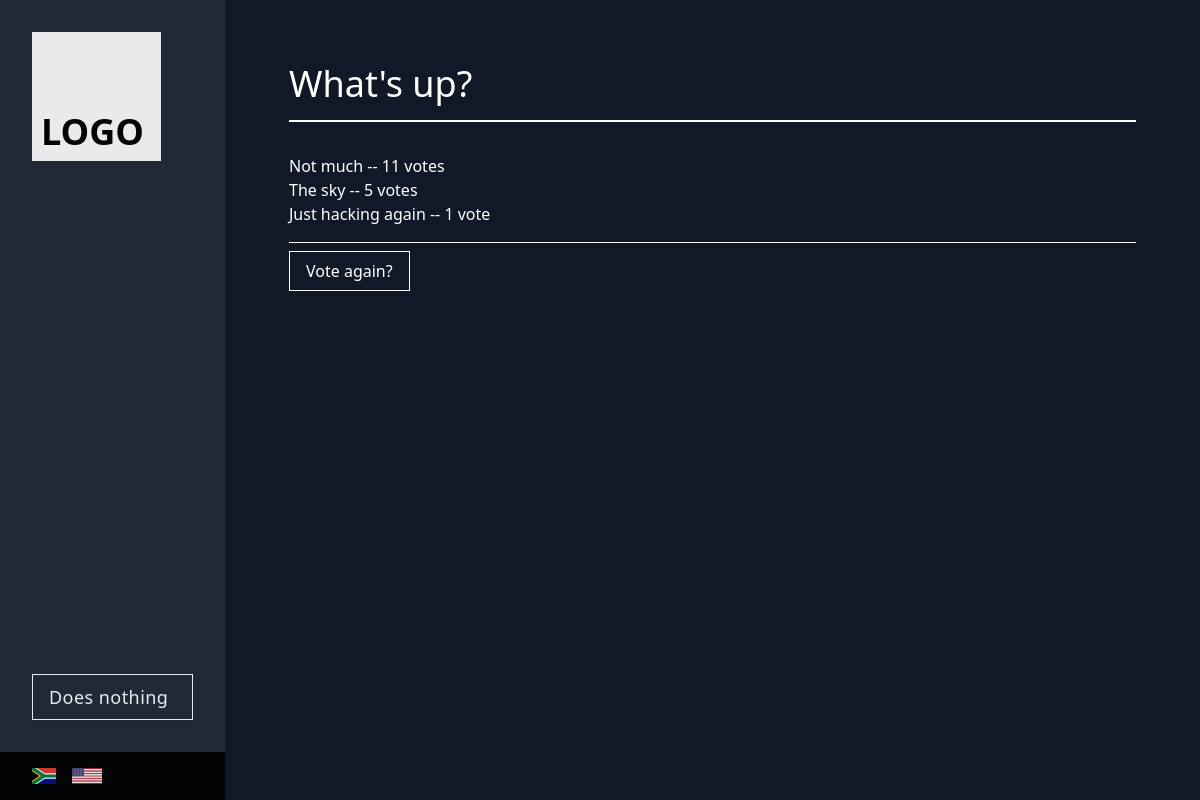
/1/results/, run on an earlier commit of the app's database.
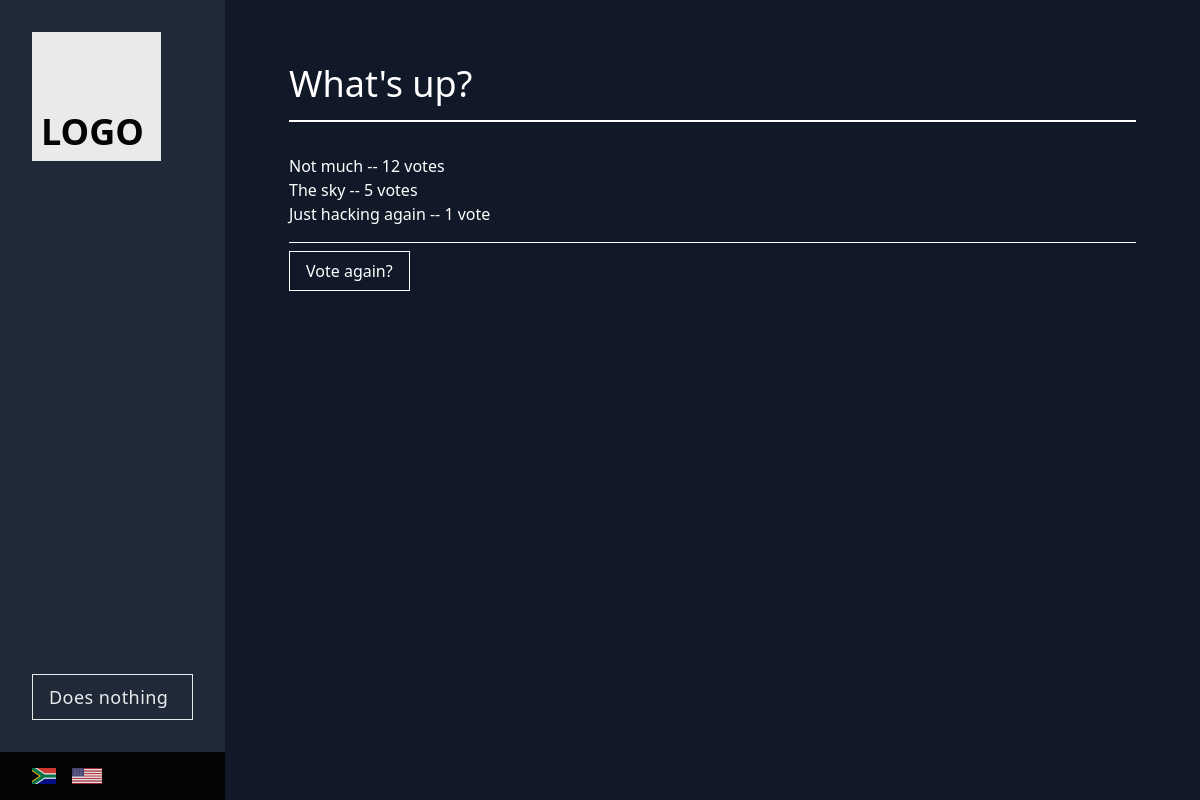
And on a later commit of the database.
### polls/models.py (models this page shows, shortened)
class Question(models.Model):
    question_text = models.CharField(max_length=200)
    pub_date = models.DateTimeField('date published')

class Choice(models.Model):
    question = models.ForeignKey(Question, on_delete=models.CASCADE)
    choice_text = models.CharField(max_length=200)
    votes = models.IntegerField(default=0)

### polls/views.py (the view)
# urls.py: path('<int:pk>/results/', views.ResultsView.as_view(), name='results'),
class ResultsView(generic.DetailView):
    model = Question
    template_name = 'polls/results.html'

### polls/templates/polls/results.html
{% extends "base.html" %}
{% block content %}
    <div>
        <h1 class="text-4xl">{{ question.question_text }}</h1>
        <div class="w-full border border-white mt-4 mb-8"></div>
    </div>
    <ul class="mb-4 pb-4 border-b border-b-white flex flex-wrap flex-col">
    {% for choice in question.choice_set.all %}
        <li>{{ choice.choice_text }} -- {{ choice.votes }} vote{{ choice.votes|pluralize }}</li>
    {% endfor %}
    </ul>
    <a class="hover:text-black hover:bg-white py-2 px-4 mr-4 border border-white" href="{% url 'polls:detail' question.id %}">Vote again?</a>
{% endblock %}

### theme/templates/base.html (shortened to what this page needs)
{% load static tailwind_tags %}
<!DOCTYPE html>
<html lang="en">
<head>
	<script src="https://cdn.tailwindcss.com"></script>
	{% tailwind_css %}
</head>
<body class="bg-gray-900">
	<div class="flex h-screen">
		<div class="bg-gray-800 flex flex-col"  id="sidebar">
			<div class="p-8 mr-8">
				<a href="/">
					<div class="aspect-square w-full flex flex-col justify-end block border border-white bg-white opacity-90 hover:opacity-100">
						<span class="mt-atuo font-bold text-4xl pt-4 pr-4 pb-2 pl-2 block">
							LOGO
						</span>
					</div>
				</a>
			</div>
			<div class="h-full text-white flex flex-col">
			</div>
			<div class="p-8">
				<div class="flex flex-row text-white">
					<a
						href="#"
						class="min-w-max text-lg px-4 py-2 font-normal tracking-wide bg-transparent border border-white text-white hover:bg-white hover:text-black roundeda-lg shadow-sm  flex-grow opacity-90 hover:opacity-100"
					>
						Does nothing
					</a>
				</div>
			</div>
			<div class="px-8 py-4 opacity-90 bg-black flex ">
				<span
					data-text="Lekker bru"
					class="tooltip"
				>
					<img class="h-4 mr-4" src="{% static 'flag-sa.png' %}" />
				</span>
				<span
					data-text="Bet"
					class="tooltip"
				>
					<img class="h-4 mr-4" src="{% static 'flag-usa.png' %}" />
				</span>
			</div>
		</div>
		<div class="p-16 w-full text-white" id="content">
			<div>
				{% block content %}{% endblock %}
			</div>
		</div>
	</div>
</body>
</html>

### theme/templates/base.html (style rules this page uses)
.tooltip { position:relative; }
.tooltip:before { content: attr(data-text); position:absolute; left:100%; transform:translateX(-50%); bottom:calc(100% + 20px); margin-left:100%; width:200px; padding:10px; border-radius:10px; background:#fff; color: #000; text-align:center; z-index:100; display:none; }

What changed in the data, as far as the page shows it:
changed Choice "Not much": votes "11" → "12"
